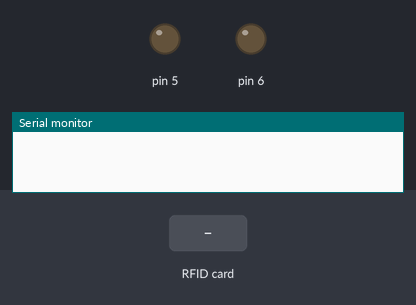
Simulated run of this sketch. Board: Arduino Uno, built with avr-gcc and run on an emulated ATmega328P. Parts: output pins drawn as LEDs (lit = HIGH), the last lines printed to the serial monitor. Inputs (shaded band) come from the test bench. Pins used as bus, display or sensor lines are not drawn.

Above: at 1.2 s.
1.3 s: RFID card 20 C3 93 5E held to the reader
At 2.4 s:
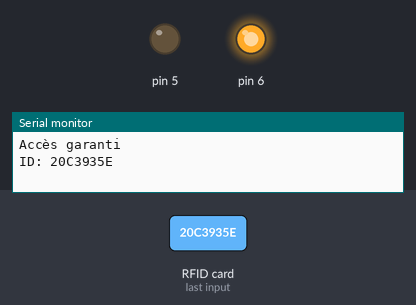
4.3 s: RFID card 5E 7A 19 C4 held to the reader
Timing chart, 0 to 7.3 s (numbered marks = the images above; inputs shaded):
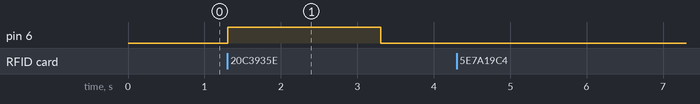

The sketch:

rfidAvecLed.ino
```cpp
#include "SPI.h"
#include "MFRC522.h"

#define RST_PIN 9 // RES pin
#define SS_PIN  10 // SDA (SS) pin

byte readCard[4];
String cardID = "20C3935E"; // remplacer par l'ID de votre tag
String tagID = "";

MFRC522 mfrc522(SS_PIN, RST_PIN);

void setup() {
  Serial.begin(9600);
  SPI.begin();
  mfrc522.PCD_Init();
  pinMode(5, OUTPUT);
  pinMode(6, OUTPUT);
}

void loop() {
  while (getID()) {
    if (tagID == cardID) {
      Serial.println("Accès garanti");
      digitalWrite(5, LOW);
      digitalWrite(6, HIGH);
    }
    else {
      Serial.println("Accès refusé");
    }
    Serial.print("ID: ");
    Serial.println(tagID);
    delay(2000);
    digitalWrite(6, LOW);
  }
}

boolean getID() {
  if (! mfrc522.PICC_IsNewCardPresent()) {
    return false;
  }

  if (! mfrc522.PICC_ReadCardSerial()) {
    return false;
  }

  tagID = "";

  for (uint8_t i = 0; i < 4; i++) {
    tagID.concat(String(mfrc522.uid.uidByte[i], HEX));
  }

  tagID.toUpperCase();
  mfrc522.PICC_HaltA();
  return true;
}
```

Measured:
- after the input at 1.3 s, pin 6: LOW → HIGH at once, → LOW 2.0 s later
